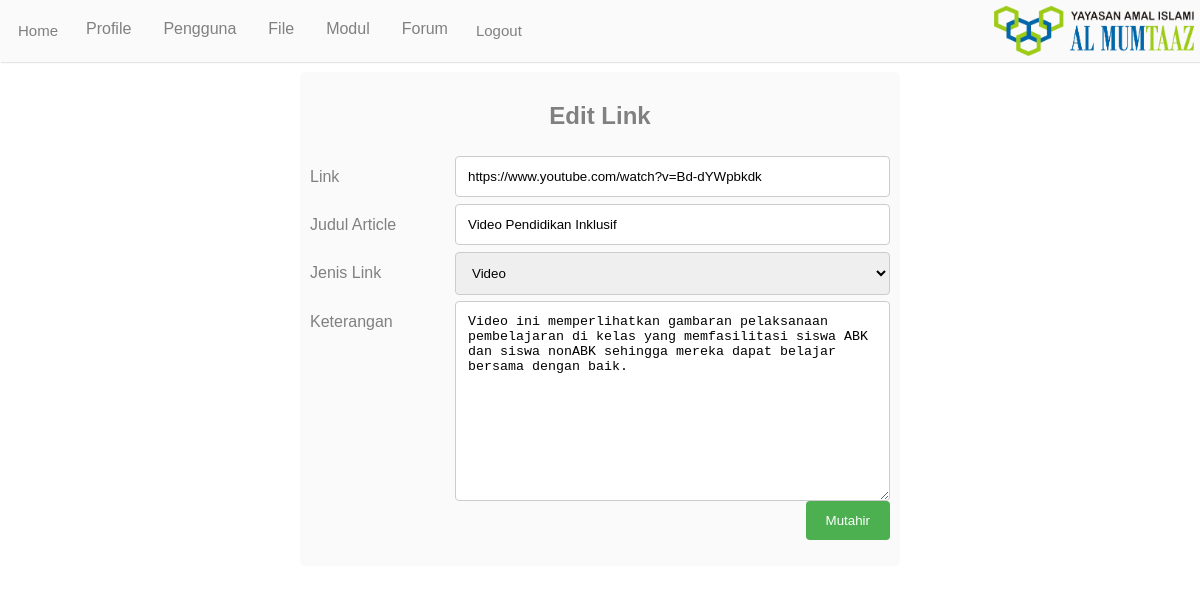
/halaman/admin/edit_link.php?ubah=9 (signed in), run on the app's committed database.
### tables this page shows
CREATE TABLE `link` (
  `id` int(11) NOT NULL,
  `link` varchar(50) NOT NULL,
  `judul` text NOT NULL,
  `jenis` varchar(20) NOT NULL,
  `ket` text NOT NULL,
  `created` datetime NOT NULL
);

### class/class_admin.php (called while the page is built, shortened)
<?php
class Admin{
    private $_db;
    public function __construct(){
        $this->_db = Database::getInstance();
    }
    public function tampil($table, $data, $value){
        if($data==""){
            $conn=$this->_db->getConnection();
            $query= "SELECT * FROM $table";
            $result = $conn->query($query);
        }
        else{
            $conn = $this->_db->getConnection();
            $query1="SELECT * FROM $table WHERE $data='$value'";
            $result = $conn->query($query1);
        }
        return $result;
    }
}

### halaman/admin/edit_link.php (the view, shortened to what this page needs)
<?php
include "../../class/class_admin.php";
$admin = new Admin();
if(@$_GET['ubah']){
  $id= $_GET['ubah'];
  $result=$admin->tampil('link','id',$id);
  $fetch=$result->fetch_object();
}
include "adm_header.php";
?>
<link rel="stylesheet" href="../../assets/css/style_admin.css">
<div class="container">
<center>
<h2>Edit Link</h2>
</center>
  <form action="" method="post">
  <div class="row">
    <div class="col-25">
      <label for="link">Link</label>
    </div>
    <div class="col-75">
      <input type="text" id="link" name="link" value="<?= $fetch->link;?>" placeholder="Masukan link" required>
    </div>
  </div>
  <div class="row">
    <div class="col-25">
      <label for="judul">Judul Article</label>
    </div>
    <div class="col-75">
      <input type="text" id="judul" name="judul" value="<?= $fetch->judul;?>" placeholder="Masukan judul" required >
    </div>
  </div>
  <div class="row">
    <div class="col-25">
      <label for="jenis">Jenis Link</label>
    </div>
    <div class="col-75">
      <select id="jenis" name="jenis" required>
        <option value="Video" <?php if( $fetch->jenis=='Video') echo "selected";?> >Video</option>
      </select>
    </div>
  </div>
  <div class="row">
    <div class="col-25">
      <label for="ket">Keterangan</label>
    </div>
    <div class="col-75">
      <textarea id="ket" name="ket"  placeholder="Write something.." style="height:200px" required><?= $fetch->ket;?></textarea>
    </div>
  </div>
  <div class="row">
    <input type="submit" name="submit" value="Mutahir">
  </div>
  </form>
</div>

### assets/css/style_admin.css (style rules this page uses)
input[type=text], select, textarea { width: 100%; padding: 12px; border: 1px solid #ccc; border-radius: 4px; resize: vertical; }
input[type=password], select, textarea { width: 100%; padding: 12px; border: 1px solid #ccc; border-radius: 4px; resize: vertical; }
label { padding: 12px 12px 12px 0; display: inline-block; }
input[type=submit] { background-color: #4CAF50; color: white; padding: 12px 20px; border: none; border-radius: 4px; cursor: pointer; float: right; }
.container { border-radius: 5px; background-color: #fafafa; padding: 10px; margin-left:300px; margin-right:300px; color:grey; }
.col-25 { float: left; width: 25%; margin-top: 6px; }
.col-75 { float: left; width: 75%; margin-top: 6px; }
.row:after { content: ""; display: table; clear: both; }

### data on the page
link: link "https://www.youtube.com/watch?v=Bd-dYWpbkdk", judul "Video Pendidikan Inklusif", jenis "Video", ket "Video ini memperlihatkan gambaran pelaksanaan pembelajaran di kelas yang memfasilitasi siswa ABK dan siswa nonABK sehingga mereka dapat belajar bersama dengan baik."
